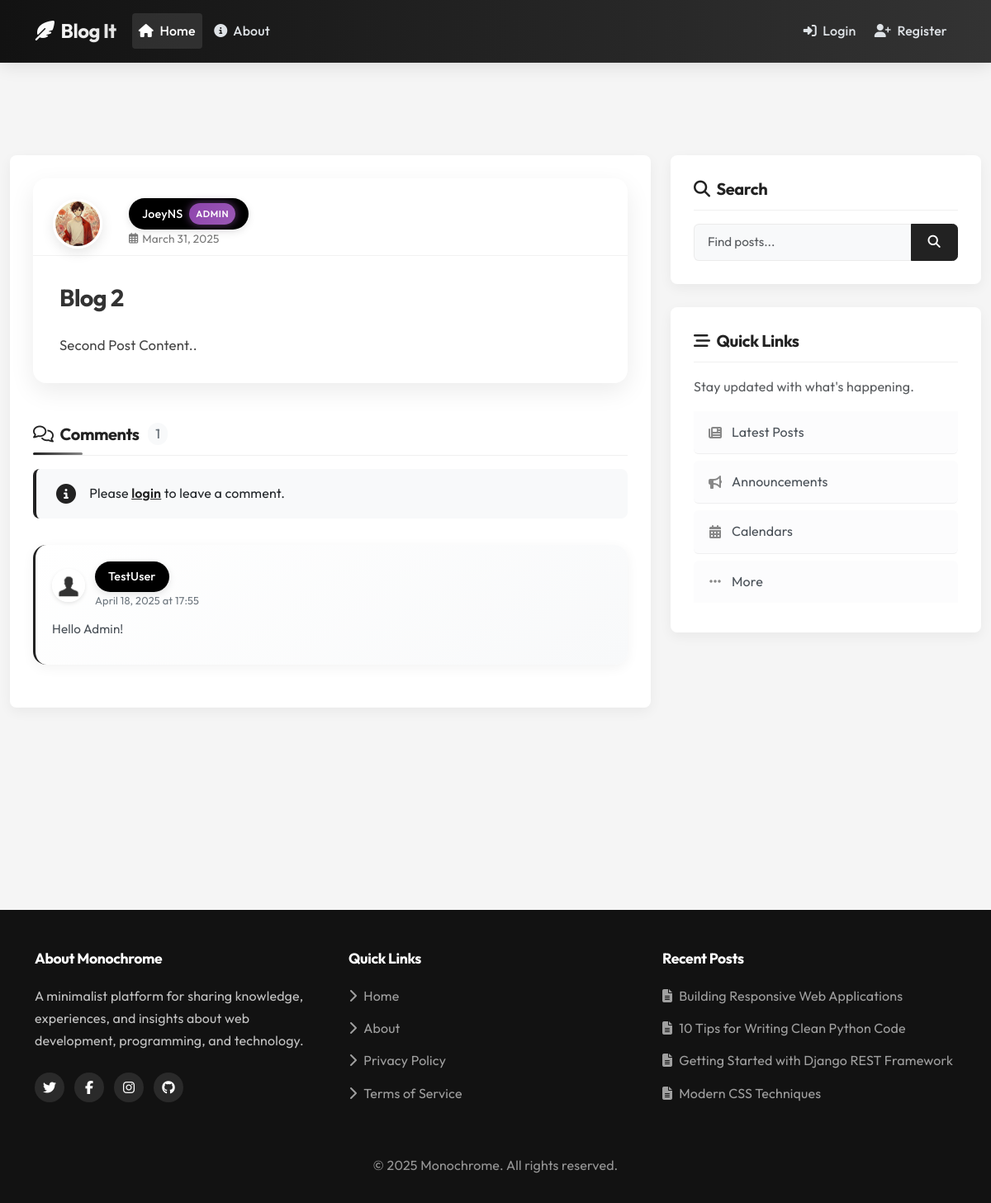
The app's page /post/2/ with its own data.
### blog/models.py (models this page shows, shortened)
class Post(models.Model):
    title = models.CharField(max_length=100)
    content = models.TextField()
    description = models.TextField(max_length=100, blank=True, help_text="A brief description to attract readers. If left empty, a generic description will be displayed.")
    date_posted = models.DateTimeField(default=timezone.now)
    author = models.ForeignKey(User, on_delete=models.CASCADE)
    slug = models.SlugField(max_length=100, unique=True, blank=True)
    tags = models.ManyToManyField(Tag, related_name='posts', blank=True)

class Comment(models.Model):
    post = models.ForeignKey(Post, on_delete=models.CASCADE, related_name='comments')
    author = models.ForeignKey(User, on_delete=models.CASCADE)
    content = models.TextField()
    date_posted = models.DateTimeField(default=timezone.now)
    parent = models.ForeignKey('self', on_delete=models.CASCADE, null=True, blank=True, related_name='replies')
    class Meta:
        ordering = ['-date_posted']

### users/models.py (models this page shows, shortened)
class Profile(models.Model):
    user = models.OneToOneField(User, on_delete=models.CASCADE)
    image = models.ImageField(default='default.jpg', upload_to='profile_pics')

### blog/views.py (the view)
# urls.py: path('post/<int:pk>/', PostDetailView.as_view(), name='post-detail'),
class PostDetailView(DetailView):
    model = Post
    def get_context_data(self, **kwargs):
        context = super().get_context_data(**kwargs)
        context['comment_form'] = CommentForm()
        return context

### blog/forms.py
class CommentForm(forms.ModelForm):
    content = forms.CharField(
        label='',
        widget=forms.Textarea(
            attrs={
                'class': 'form-control',
                'placeholder': 'Write your comment here...',
                'rows': 4,
                'style': 'border-radius: 16px; background-color: #f8f9fa; padding: 15px;'
            }
        )
    )
    class Meta:
        model = Comment
        fields = ['content']

### blog/context_processors.py (called while the page is built)
def popular_tags(request):
    tags = Tag.objects.annotate(post_count=Count('posts')).order_by('-post_count')[:5]
    return {'popular_tags': tags}

### blog/templates/blog/post_detail.html (shortened to what this page needs)
{% extends "blog/base.html" %}
{% block content%}
<div class="post-container">
    <div class="post-header">
        <div class="post-author">
            <img class="rounded-circle article-img" src="{{ object.author.profile.image.url }}" alt="{{ object.author }}'s profile">
            <div class="author-info">
                {% if user.is_authenticated and object.author == user %}
                <a class="username-box" href="{% url 'profile' %}">{{ object.author }}
                    {% if object.author.is_staff %}<span class="admin-badge">admin</span>{% endif %}
                </a>
                {% else %}
                <a class="username-box" href="{% url 'user-profile' object.author.username %}">{{ object.author }}
                    {% if object.author.is_staff %}<span class="admin-badge">admin</span>{% endif %}
                </a>
                {% endif %}
                <div class="post-date">
                    <i class="far fa-calendar-alt"></i> {{ object.date_posted|date:"F d, Y" }}
                </div>
            </div>
        </div>
    </div>
    <div class="post-content-container">
        <h1 class="post-title">{{ object.title }}</h1>
        <div class="post-content">{{ object.content }}</div>
    </div>
</div>
<div class="comments-section">
    <h3 class="comments-title">
        <i class="far fa-comments me-2"></i>
        Comments
        <span class="comment-count">
            {{ object.comments.count }}
        </span>
    </h3>
    {% if user.is_authenticated %}
    <div class="comment-form-container">
        <form method="POST" action="{% url 'add-comment' object.id %}">
            {% csrf_token %}
            {{ comment_form }}
            <div class="d-flex justify-content-end mt-3">
                <button type="submit" class="comment-form-btn">
                    <i class="far fa-paper-plane"></i> Post Comment
                </button>
            </div>
        </form>
    </div>
    {% else %}
    <div class="alert-login">
        <i class="fas fa-info-circle"></i>
        <div>Please <a href="{% url 'login' %}">login</a> to leave a comment.</div>
    </div>
    {% endif %}
    {% if object.comments.exists %}
        {% for comment in object.comments.all %}
            {% if not comment.parent %}
            <div class="comment-card">
                <div class="comment-header">
                    <img class="comment-author-img" src="{{ comment.author.profile.image.url }}" alt="{{ comment.author }}'s profile image">
                    <div>
                        <a class="username-box" href="{% url 'user-profile' comment.author.username %}">{{ comment.author.username }}
                        </a>
                        <div class="comment-date">{{ comment.date_posted|date:"F d, Y" }} at {{ comment.date_posted|time:"H:i" }}</div>
                    </div>
                </div>
                <div class="comment-content">
                    {{ comment.content }}
                </div>
            </div>
            {% endif %}
        {% endfor %}
    {% else %}
        <div class="no-comments-message">
            <i class="far fa-comment-dots d-block"></i>
            <p>No comments yet. Be the first to share your thoughts!</p>
        </div>
    {% endif %}
</div>
{% endblock content%}

### blog/static/blog/main.css (style rules this page uses)
body { background: #fafafa; color: #333333; margin-top: 5rem; }
h1, h2, h3, h4, h5, h6 { color: #444444; }
.article-img { height: 65px; width: 65px; margin-right: 16px; }

### blog/templates/blog/base.html (style rules this page uses)
:root { --primary: #222222; --primary-hover: #000000; --accent: #888888; --accent-hover: #666666; --secondary: #505050; --success: #2c6e49; --danger: #c1121f; --warning: #cc9700; --info: #4a6fa5; --light: #f8f9fa; --dark: #121212; --gray-100: #f8f9fa; --gray-200: #e9ecef; --gray-300: #dee2e6; --gray-400: #ced4da; --gray-500: #adb5bd; --gray-600: #6c757d; --gray-700: #495057; --gray-800: #343a40; --gray-900: #212529; --body-bg: #f5f5f5; --card-bg: #ffffff; --text-main: #212529; --text-secondary: #505050; --text-muted: #6c757d; --border-radius: 0.5rem; --box-shadow: 0 5px 15px rgba(0, 0, 0, 0.05); --transition: 0.2s ease-in-out; }
body { font-family: 'Outfit', sans-serif; background-color: var(--body-bg); color: var(--text-main); padding-top: 76px; line-height: 1.7; font-size: 1rem; letter-spacing: 0.01em; }
h1, h2, h3, h4, h5, h6 { color: var(--text-main); font-weight: 700; letter-spacing: -0.02em; line-height: 1.3; }
.content-section h3 { font-size: 1.25rem; font-weight: 700; margin-bottom: 1rem; padding-bottom: 0.75rem; border-bottom: 1px solid rgba(0, 0, 0, 0.06); color: var(--primary); }
a { color: var(--primary); text-decoration: none; transition: color 0.15s ease; }
.username-box { display: inline-flex; align-items: center; background-color: #000000; color: white; border-radius: 50px; padding: 0.4rem 1rem; margin-right: 0.5rem; font-weight: 500; font-size: 0.9rem; transition: all 0.2s ease; text-decoration: none; position: relative; box-shadow: 0 3px 10px rgba(0, 0, 0, 0.1); }
.admin-badge { display: inline-flex; align-items: center; background: linear-gradient(135deg, #8e44ad, #9b59b6); color: white; font-size: 0.7rem; padding: 0.2rem 0.5rem; border-radius: 50px; margin-left: 0.5rem; text-transform: uppercase; font-weight: 600; letter-spacing: 0.05em; box-shadow: 0 0 10px 1px rgba(155, 89, 182, 0.5); animation: glow 2s infinite alternate; }

### records on screen
Post: author.profile.image (picture), author "JoeyNS", date_posted "March 31, 2025", title "Blog 2", content "Second Post Content..", comments.count "1"
Comment: author.profile.image (placeholder picture), author.username "TestUser", date_posted "April 18, 2025", date_posted "17:55", content "Hello Admin!"
